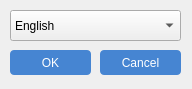
<?xml version="1.0" encoding="UTF-8"?>
<ui version="4.0">
 <class>DialogSettingsClass</class>
 <widget class="QDialog" name="DialogSettingsClass">
  <property name="geometry">
   <rect>
    <x>0</x>
    <y>0</y>
    <width>192</width>
    <height>89</height>
   </rect>
  </property>
  <property name="windowTitle">
   <string>DialogSettings</string>
  </property>
  <widget class="QComboBox" name="language_list">
   <property name="geometry">
    <rect>
     <x>10</x>
     <y>10</y>
     <width>171</width>
     <height>31</height>
    </rect>
   </property>
   <item>
    <property name="text">
     <string>English</string>
    </property>
   </item>
   <item>
    <property name="text">
     <string>Việt Nam</string>
    </property>
   </item>
  </widget>
  <widget class="QPushButton" name="cancelButton">
   <property name="geometry">
    <rect>
     <x>100</x>
     <y>50</y>
     <width>81</width>
     <height>25</height>
    </rect>
   </property>
   <property name="styleSheet">
    <string notr="true">QPushButton {
	text-align: center;
	color: #fff;
	background-color: rgba(70, 133, 210, 1);
	border-radius: 4px;
}

QPushButton:hover {
	background-color: rgba(70, 133, 210, 0.7);
}</string>
   </property>
   <property name="text">
    <string>Cancel</string>
   </property>
   <property name="icon">
    <iconset>
     <normaloff>../icon/close.png</normaloff>../icon/close.png</iconset>
   </property>
   <property name="iconSize">
    <size>
     <width>12</width>
     <height>12</height>
    </size>
   </property>
  </widget>
  <widget class="QPushButton" name="submit">
   <property name="geometry">
    <rect>
     <x>10</x>
     <y>50</y>
     <width>81</width>
     <height>25</height>
    </rect>
   </property>
   <property name="styleSheet">
    <string notr="true">QPushButton {
	text-align: center;
	color: #fff;
	background-color: rgba(70, 133, 210, 1);
	border-radius: 4px;
}

QPushButton:hover {
	background-color: rgba(70, 133, 210, 0.7);
}</string>
   </property>
   <property name="text">
    <string>OK</string>
   </property>
   <property name="icon">
    <iconset>
     <normaloff>../icon/check.png</normaloff>../icon/check.png</iconset>
   </property>
   <property name="iconSize">
    <size>
     <width>14</width>
     <height>14</height>
    </size>
   </property>
  </widget>
 </widget>
 <layoutdefault spacing="6" margin="11"/>
 <resources/>
 <connections/>
</ui>
